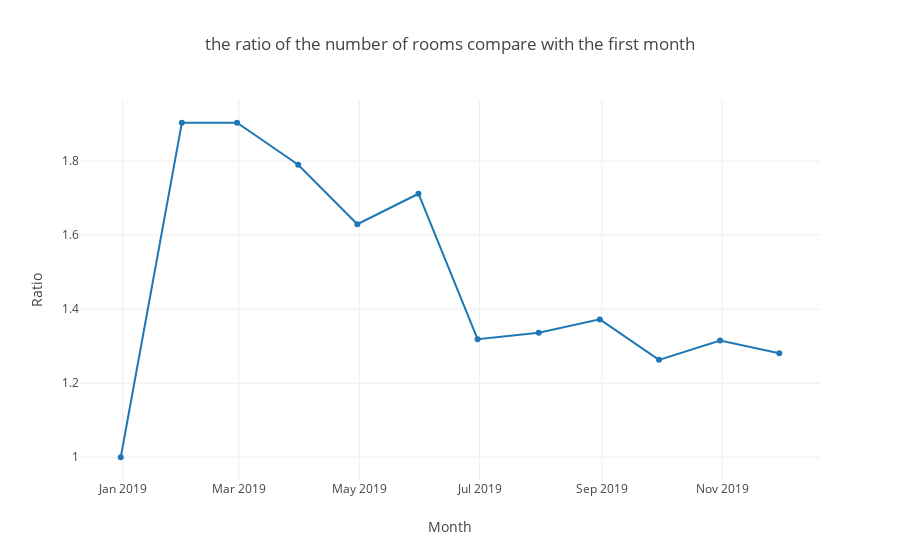

Notebook code cell kept with this figure:
### Code cell
offline.iplot(fig6)

### Figure 1 — Plotly figure (JSON) as saved in the notebook; plotly's stock layout.template omitted (floating-point values rounded to 4 significant figures)
{"data": [{"type": "scatter", "uid": "10db9f22-a386-4e85-89a9-464c874c132d", "x": ["2018-12-31", "2019-01-31", "2019-02-28", "2019-03-31", "2019-04-30", "2019-05-31", "2019-06-30", "2019-07-31", "2019-08-31", "2019-09-30", "2019-10-31", "2019-11-30"], "y": [1, 1.903, 1.903, 1.79, 1.629, 1.712, 1.319, 1.336, 1.372, 1.263, 1.315, 1.281]}], "layout": {"title": {"text": "the ratio of the number of rooms compare with the first month"}, "xaxis": {"title": {"text": "Month"}}, "yaxis": {"title": {"text": "Ratio"}}}}
